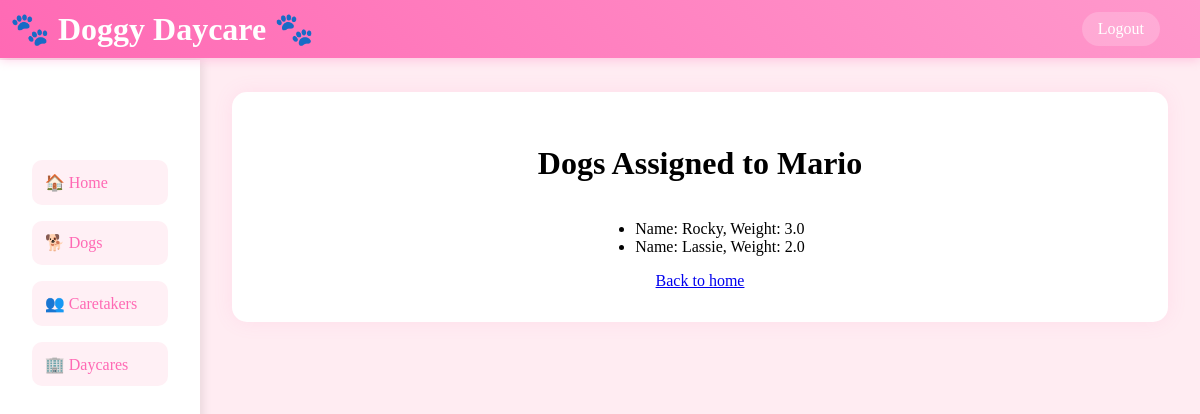
The page /caretakers/mario (signed in) on the database its author committed.
### models/dog.py (models this page shows)
class Dog(db.Model):
    __tablename__ = "dogs"
    id = db.Column(db.Integer, primary_key=True, autoincrement=True)
    name = db.Column(db.String(45), nullable=False)
    breed = db.Column(db.String(45), nullable=False)
    age = db.Column(db.Integer, nullable=False)
    weight = db.Column(db.Float, nullable=False)
    id_daycare = db.Column(
        db.Integer,
        db.ForeignKey("daycares.id"),
        nullable=False
    )
    id_caretaker = db.Column(
        db.Integer,
        db.ForeignKey("caretakers.id"),
        nullable=False
    )

### views/caretaker_view.py (the view)
@caretaker_blueprint.route('/mario', methods=['GET'])
@login_required
def get_mario_dogs():
    if not current_user.is_admin:
        return redirect(url_for('app.welcome'))
    mario = Caretaker.query.filter_by(name="Mario").first()
    if not mario:
        return jsonify({"error": "Mario not found"}), 404
    available_dogs = Dog.query.filter(
        Dog.weight <= 3,
        Dog.id_caretaker != mario.id
    ).all()
    new_dogs = []
    for dog in available_dogs:
        dog.id_caretaker = mario.id
        new_dogs.append(dog)
    db.session.commit()
    return render_template('dogs_of_mario.html', dogs=new_dogs)

### app.py (called while the page is built)
@login_manager.user_loader
def load_user(user_id):
    return User.query.get(int(user_id))

### templates/dogs_of_mario.html
{% extends "base.html" %}
{% block content %}
    <h1>Dogs Assigned to Mario</h1>
    {% if dogs %}
        <ul>
        {% for dog in dogs %}
            <li>
                Name: {{ dog.name }}, Weight: {{ dog.weight }}
            </li>
        {% endfor %}
        </ul>
    {% else %}
        <p>Mario has no new dogs assigned.</p>
    {% endif %}
    <a href="/">Back to home</a>
{% endblock %}

### templates/base.html (style rules this page uses)
* { box-sizing: border-box; }
body { margin: 0; padding: 0; font-family: 'Comic Sans MS', cursive; background-color: #ffecf2; min-height: 100vh; display: flex; }

### rows shown on the page
Dog: name "Rocky", weight "3.0"
Dog: name "Lassie", weight "2.0"
